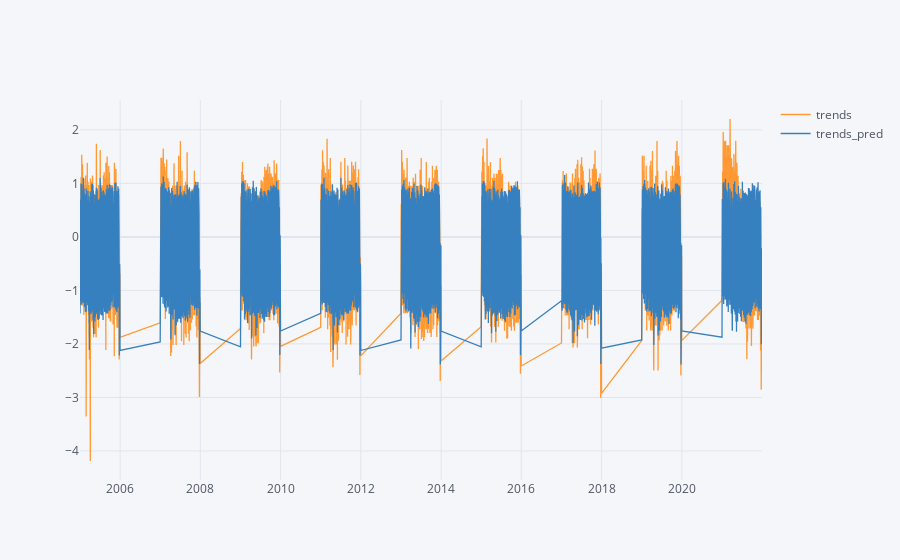

Here is the notebook cell this chart was saved with:
### Code cell
testdata[['trends','trends_pred']].iplot()

### Figure 1 — Plotly figure (JSON) as saved in the notebook; plotly's stock layout.template omitted (floating-point values rounded to 4 significant figures; data arrays with more than 128 entries replaced by an {"elided": "..."} marker saying what was removed)
{"data": [{"line": {"color": "rgba(255, 153, 51, 1.0)", "dash": "solid", "shape": "linear", "width": 1.3}, "mode": "lines", "name": "trends", "text": "", "type": "scatter", "x": {"elided": "3285 str values"}, "y": {"elided": "3285 float values"}}, {"line": {"color": "rgba(55, 128, 191, 1.0)", "dash": "solid", "shape": "linear", "width": 1.3}, "mode": "lines", "name": "trends_pred", "text": "", "type": "scatter", "x": {"elided": "3285 str values"}, "y": {"elided": "3285 float values"}}], "layout": {"legend": {"bgcolor": "#F5F6F9", "font": {"color": "#4D5663"}}, "paper_bgcolor": "#F5F6F9", "plot_bgcolor": "#F5F6F9", "title": {"font": {"color": "#4D5663"}}, "xaxis": {"gridcolor": "#E1E5ED", "showgrid": true, "tickfont": {"color": "#4D5663"}, "title": {"font": {"color": "#4D5663"}, "text": ""}, "zerolinecolor": "#E1E5ED"}, "yaxis": {"gridcolor": "#E1E5ED", "showgrid": true, "tickfont": {"color": "#4D5663"}, "title": {"font": {"color": "#4D5663"}, "text": ""}, "zerolinecolor": "#E1E5ED"}}}
